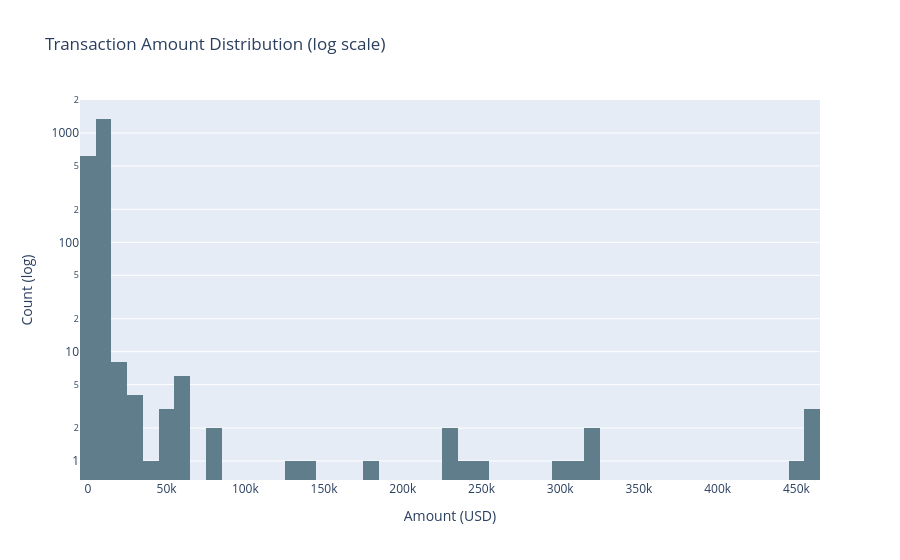

Here is the notebook cell this chart was saved with:
### Code cell
# Log-scale histogram of all amounts
fig = px.histogram(
    tx,
    x="amount",
    nbins=60,
    log_y=True,
    title="Transaction Amount Distribution (log scale)",
    color_discrete_sequence=["#607D8B"],
)
fig.update_layout(xaxis_title="Amount (USD)", yaxis_title="Count (log)")
fig.show()

### Figure 1 — Plotly figure (JSON) as saved in the notebook; plotly's stock layout.template omitted (floating-point values rounded to 4 significant figures; data arrays with more than 128 entries replaced by an {"elided": "..."} marker saying what was removed)
{"data": [{"bingroup": "x", "hovertemplate": "amount=%{x}<br>count=%{y}<extra></extra>", "legendgroup": "", "marker": {"color": "#607D8B", "pattern": {"shape": ""}}, "name": "", "nbinsx": 60, "orientation": "v", "showlegend": false, "type": "histogram", "x": {"elided": "2002 float values"}, "xaxis": "x", "yaxis": "y"}], "layout": {"barmode": "relative", "legend": {"tracegroupgap": 0}, "title": {"text": "Transaction Amount Distribution (log scale)"}, "xaxis": {"anchor": "y", "domain": [0.0, 1.0], "title": {"text": "Amount (USD)"}}, "yaxis": {"anchor": "x", "domain": [0.0, 1.0], "title": {"text": "Count (log)"}, "type": "log"}}}
